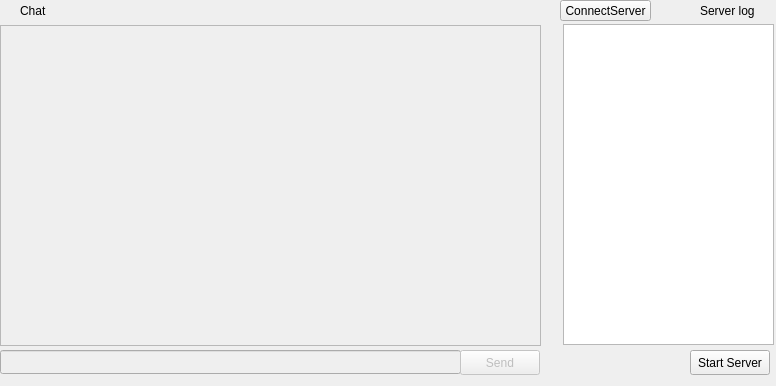
<?xml version="1.0" encoding="UTF-8"?>
<ui version="4.0">
 <class>ChatWindow</class>
 <widget class="QWidget" name="ChatWindow">
  <property name="geometry">
   <rect>
    <x>0</x>
    <y>0</y>
    <width>776</width>
    <height>386</height>
   </rect>
  </property>
  <property name="windowTitle">
   <string>Form</string>
  </property>
  <widget class="QPushButton" name="startStopButton">
   <property name="geometry">
    <rect>
     <x>690</x>
     <y>350</y>
     <width>80</width>
     <height>25</height>
    </rect>
   </property>
   <property name="text">
    <string>Start Server</string>
   </property>
  </widget>
  <widget class="QLabel" name="label">
   <property name="geometry">
    <rect>
     <x>20</x>
     <y>0</y>
     <width>31</width>
     <height>21</height>
    </rect>
   </property>
   <property name="text">
    <string>Chat</string>
   </property>
  </widget>
  <widget class="QLabel" name="label_2">
   <property name="geometry">
    <rect>
     <x>700</x>
     <y>0</y>
     <width>71</width>
     <height>21</height>
    </rect>
   </property>
   <property name="text">
    <string>Server log</string>
   </property>
  </widget>
  <widget class="QPlainTextEdit" name="logEditor">
   <property name="geometry">
    <rect>
     <x>563</x>
     <y>24</y>
     <width>211</width>
     <height>321</height>
    </rect>
   </property>
  </widget>
  <widget class="QListView" name="chatView">
   <property name="enabled">
    <bool>false</bool>
   </property>
   <property name="geometry">
    <rect>
     <x>0</x>
     <y>25</y>
     <width>541</width>
     <height>321</height>
    </rect>
   </property>
   <property name="editTriggers">
    <set>QAbstractItemView::NoEditTriggers</set>
   </property>
  </widget>
  <widget class="QLineEdit" name="messageEdit">
   <property name="enabled">
    <bool>false</bool>
   </property>
   <property name="geometry">
    <rect>
     <x>0</x>
     <y>350</y>
     <width>461</width>
     <height>24</height>
    </rect>
   </property>
  </widget>
  <widget class="QPushButton" name="sendButton">
   <property name="enabled">
    <bool>false</bool>
   </property>
   <property name="geometry">
    <rect>
     <x>460</x>
     <y>350</y>
     <width>80</width>
     <height>25</height>
    </rect>
   </property>
   <property name="text">
    <string>Send</string>
   </property>
   <property name="default">
    <bool>true</bool>
   </property>
  </widget>
  <widget class="QPushButton" name="connectButton">
   <property name="geometry">
    <rect>
     <x>560</x>
     <y>0</y>
     <width>91</width>
     <height>21</height>
    </rect>
   </property>
   <property name="text">
    <string>ConnectServer</string>
   </property>
  </widget>
 </widget>
 <resources/>
 <connections/>
</ui>
